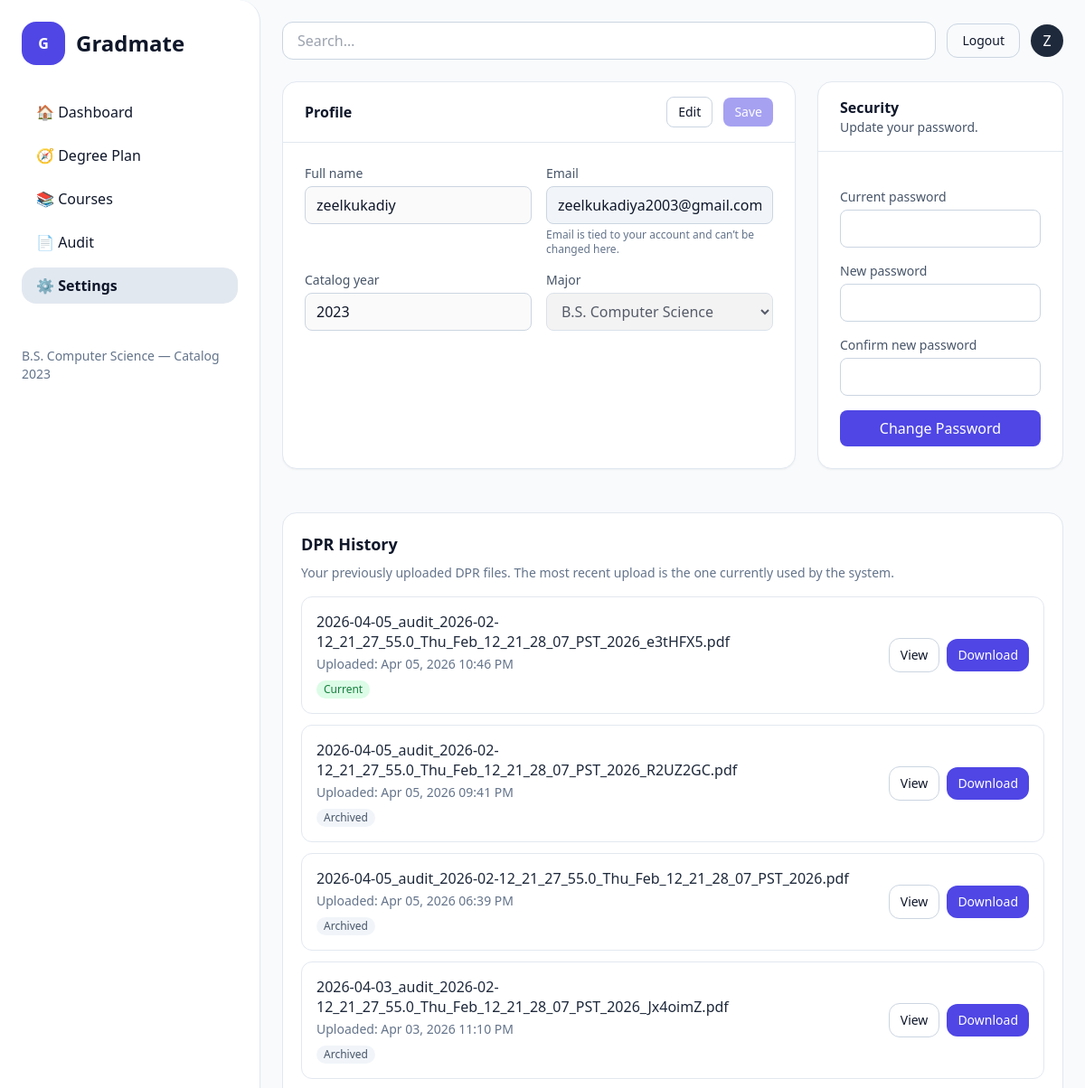
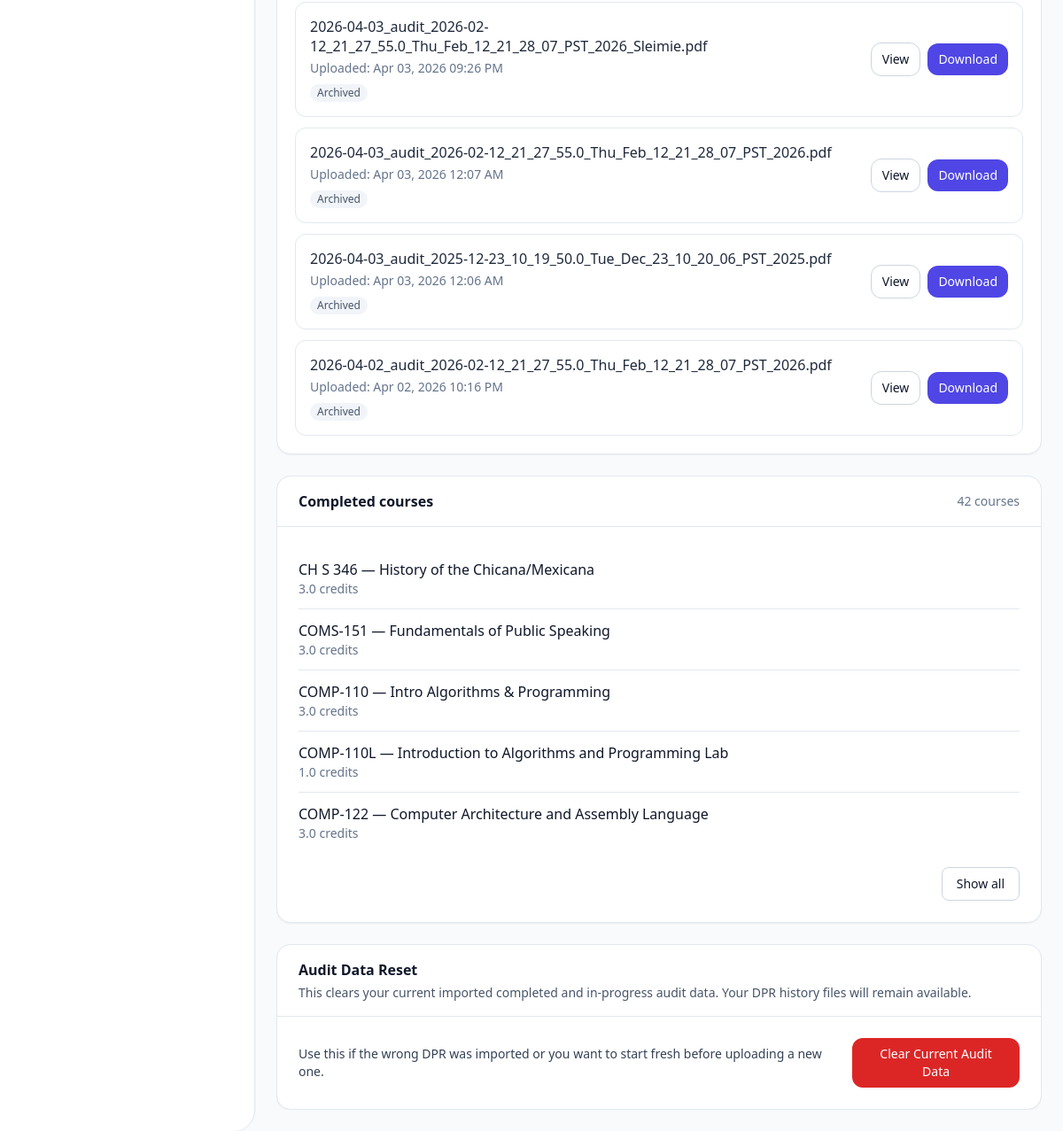
Page /settings/ (signed in) on the earlier database version (2 pictures, top to bottom).
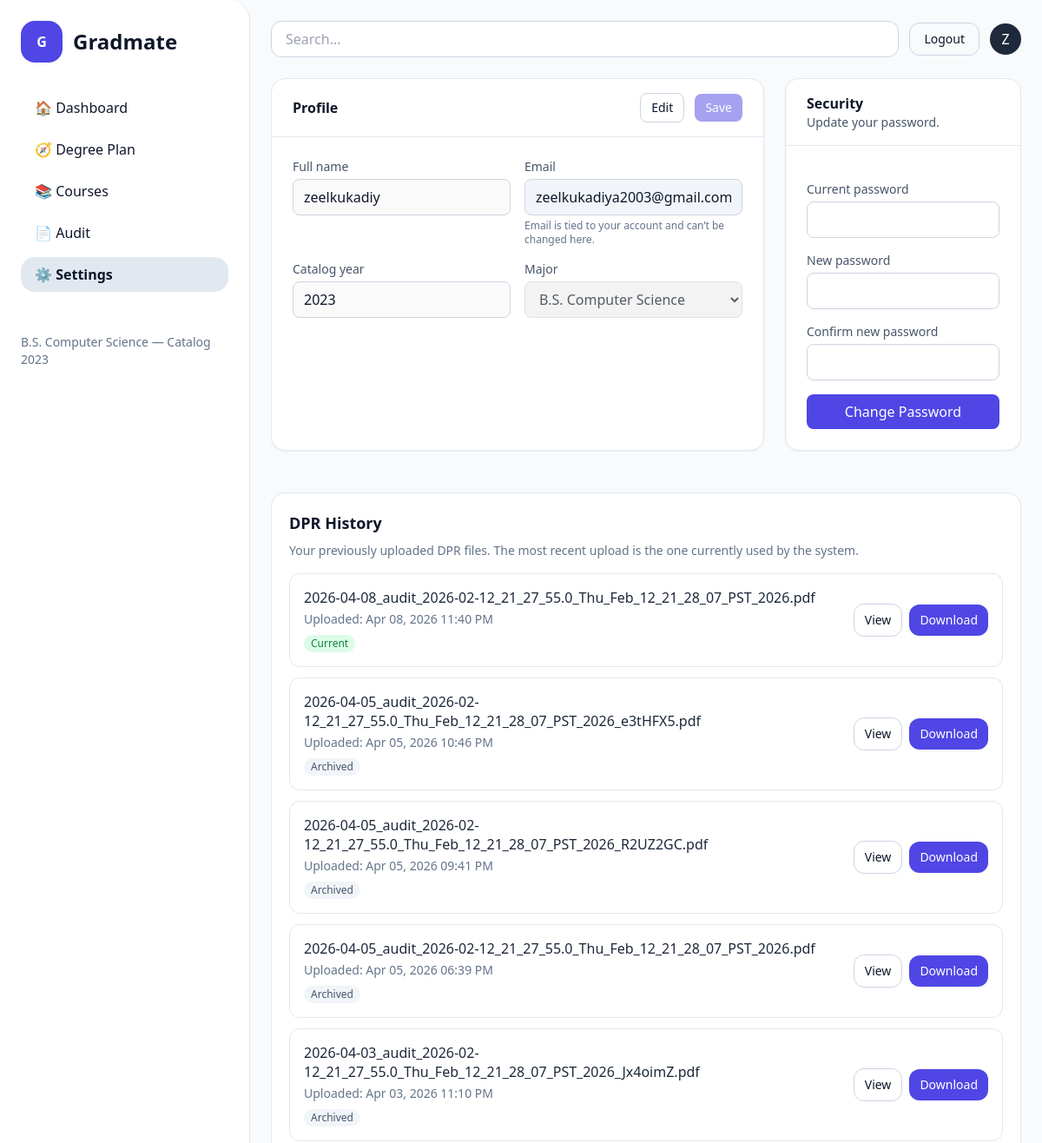
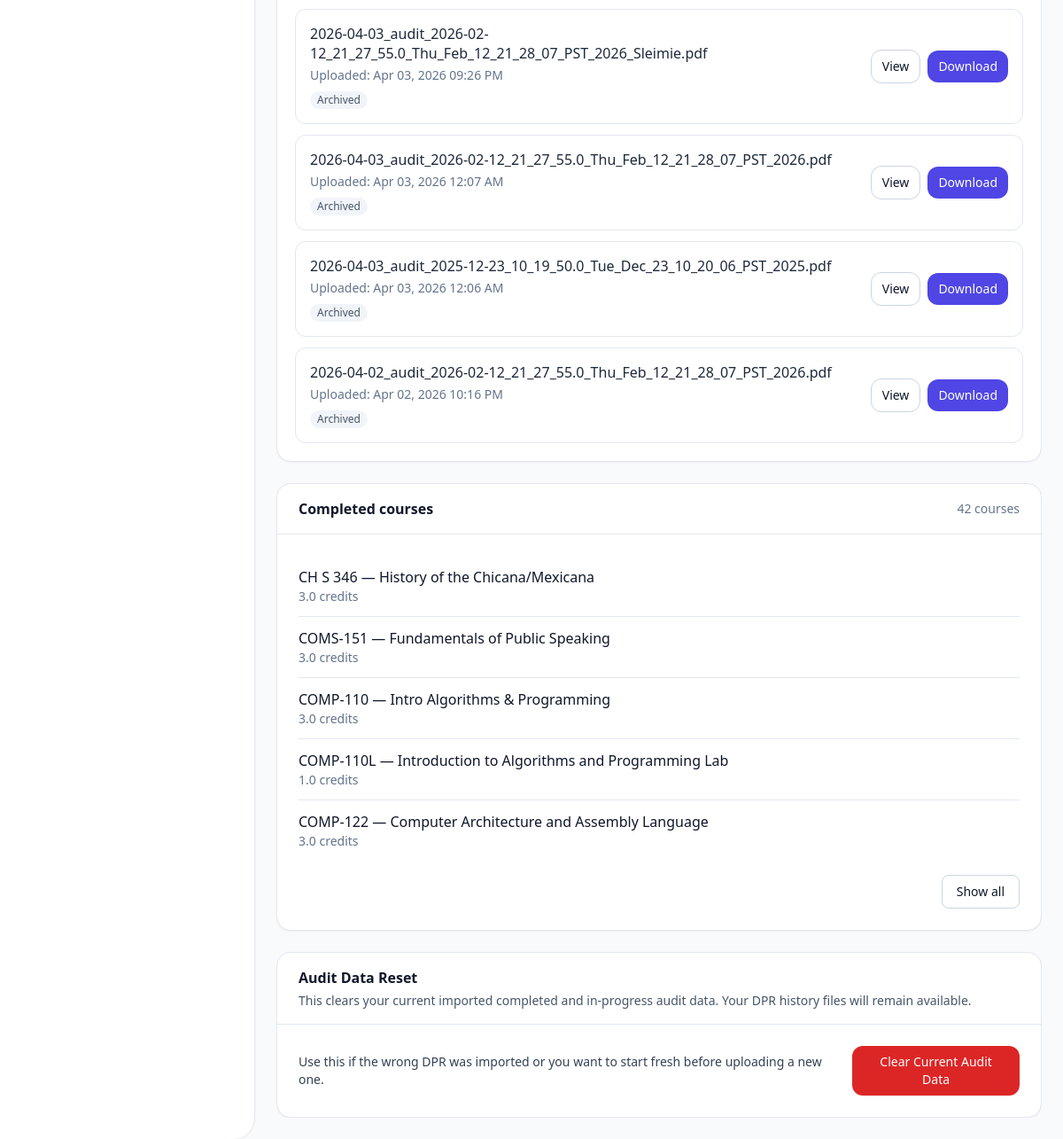
Same page on the later database version (2 pictures, top to bottom).
### users/models.py (models this page shows, shortened)
class DPRUpload(models.Model):
    user = models.ForeignKey(
        settings.AUTH_USER_MODEL,
        on_delete=models.CASCADE,
        related_name="dpr_uploads",
    )
    file = models.FileField(
        upload_to=dpr_upload_path,
        validators=[FileExtensionValidator(["pdf"])],
    )
    uploaded_at = models.DateTimeField(auto_now_add=True)

class CompletedClass(models.Model):
    profile = models.ForeignKey(
        StudentProfile, on_delete=models.CASCADE, related_name="completed_classes"
    )
    course = models.ForeignKey(
        Course, on_delete=models.CASCADE, related_name="completions"
    )
    term = models.CharField(max_length=12, blank=True)
    class Meta:
        unique_together = (("profile", "course"),)

class Course(models.Model):
    program = models.CharField(max_length=32, choices=StudentProfile.PROGRAM_CHOICES)
    catalog_year = models.PositiveSmallIntegerField(
        validators=[MinValueValidator(2000), MaxValueValidator(2100)]
    )
    tags = models.ManyToManyField(
        Tag,
        blank=True,
        related_name="courses",
        help_text="Optional labels like LAB, SUPPORT, GE-QR, etc.",
    )
    code = models.CharField(max_length=16)
    title = models.CharField(max_length=128)
    credits = models.DecimalField(max_digits=4, decimal_places=1, default=3.0)
    subject = models.CharField(max_length=32, blank=True, default="")
    level = models.CharField(max_length=50, null=True, blank=True)
    section = models.CharField(max_length=16, blank=True, default="")
    description = models.TextField(blank=True, default="")
    prerequisites = models.ManyToManyField(
        "self",
        symmetrical=False,
        blank=True,
        related_name="as_prerequisite_for",
    )
    corequisites = models.ManyToManyField(
        "self",
        symmetrical=False,
        blank=True,
        related_name="as_corequisite_for",
    )
    offered_in = models.ManyToManyField(Term, related_name="offerings", blank=True)
    PREREQ_MODES = (
        ("ALL", "All listed are required"),
        ("ANY", "Any one is sufficient"),
    )
    prereq_mode = models.CharField(max_length=3, choices=PREREQ_MODES, default="ALL")
    class Meta:
        unique_together = (("program", "catalog_year", "code"),)
        ordering = ["program", "catalog_year", "code"]

### users/views.py (the view, shortened to what this page needs)
# urls.py: path("settings/", users_views.settings_page, name="settings"),
@profile_required
def settings_page(request):
    profile = request.profile
    submit_kind = request.POST.get("form", "")
    profile_form = ProfileSettingsForm(
        request.user, profile,
        data=(request.POST if submit_kind == "profile" else None)
    )
    pwd_form = PasswordChangeForm(
        request.user,
        data=(request.POST if submit_kind == "password" else None)
    )
    completed_courses = (
        CompletedClass.objects
        .filter(profile=profile)
        .select_related("course")
        .order_by("course__subject", "course__code")
    )
    dpr_history = (
        DPRUpload.objects
        .filter(user=request.user)
        .order_by("-uploaded_at")
    )
    for dpr in dpr_history:
        dpr.display_name = os.path.basename(dpr.file.name or "")
    return render(request, "settings.html", {
        "profile_form": profile_form,
        "pwd_form": pwd_form,
        "profile": profile,
        "completed_courses": completed_courses,
        "dpr_history": dpr_history,
    })

### users/forms.py (shortened to what this page needs)
class ProfileSettingsForm(forms.Form):
    full_name = forms.CharField(label="Full name", max_length=150)
    email = forms.EmailField(label="Email", disabled=True, required=False)
    catalog_year = forms.IntegerField(label="Catalog year", min_value=2000, max_value=2100)
    program = forms.ChoiceField(label="Major", choices=StudentProfile.PROGRAM_CHOICES)
    def __init__(self, user, profile, *args, **kwargs):
        super().__init__(*args, **kwargs)
        full = (user.get_full_name() or "").strip()
        self.fields["full_name"].initial = full if full else (user.username or "")
        self.fields["email"].initial = user.email
        self.fields["email"].disabled = True
        self.fields["catalog_year"].initial = profile.catalog_year
        self.fields["program"].initial = profile.program

### templates/settings.html (shortened to what the changed rows need)
{% extends "base.html" %}
{% block content %}
  <div class="overflow-y-auto" style="max-height: calc(100vh - 96px);">
    <div class="grid grid-cols-1 lg:grid-cols-3 gap-6">
      <section class="lg:col-span-2 bg-white rounded-2xl shadow-sm border border-slate-200">
        <div class="border-b border-slate-200 px-6 py-4 flex items-center justify-between">
          <h2 class="font-semibold">Profile</h2>
        </div>
      </section>
      <section class="bg-white rounded-2xl shadow-sm border border-slate-200">
        <div class="border-b border-slate-200 px-6 py-4">
          <h2 class="font-semibold">Security</h2>
        </div>
      </section>
      <section class="lg:col-span-3 bg-white rounded-2xl shadow-sm border border-slate-200 p-5 mt-6 w-full">
        <h2 class="text-lg font-semibold mb-2">DPR History</h2>
        {% if dpr_history %}
          <div class="space-y-3">
        {% for dpr in dpr_history %}
          <div class="w-full border border-slate-200 rounded-xl p-4">
            <div class="flex flex-col lg:flex-row lg:items-center lg:justify-between gap-4">
          <div class="min-w-0 flex-1">
            <div class="font-medium text-slate-800 break-words leading-snug">
              {{ dpr.display_name }}
            </div>
            <div class="text-sm text-slate-500 mt-1">
              Uploaded: {{ dpr.uploaded_at|date:"M d, Y h:i A" }}
            </div>
            {% if forloop.first %}
              <div class="mt-2 inline-flex items-center rounded-full bg-green-100 text-green-700 px-2 py-0.5 text-xs font-medium">
            Current
              </div>
            {% else %}
              <div class="mt-2 inline-flex items-center rounded-full bg-slate-100 text-slate-600 px-2 py-0.5 text-xs font-medium">
            Archived
              </div>
            {% endif %}
          </div>
          <div class="flex flex-wrap items-center gap-2 shrink-0">
            <a href="{{ dpr.file.url }}" target="_blank"
               class="inline-flex items-center rounded-xl border border-slate-300 px-3 py-2 text-sm hover:bg-slate-50">
              View
            </a>
            <a href="{{ dpr.file.url }}" download
               class="inline-flex items-center rounded-xl bg-indigo-600 px-3 py-2 text-sm text-white hover:bg-indigo-700">
              Download
            </a>
          </div>
            </div>
          </div>
        {% endfor %}
          </div>
        {% else %}
          <p class="text-sm text-slate-500">No DPR uploads yet.</p>
        {% endif %}
      </section>
      <section class="lg:col-span-3 bg-white rounded-2xl shadow-sm border border-slate-200">
        <div class="border-b border-slate-200 px-6 py-4 flex items-center justify-between">
          <h2 class="font-semibold">Completed courses</h2>
        </div>
        <div class="p-6">
          {% if completed_courses %}
        <ul id="completedCoursesList" class="divide-y divide-slate-200">
          {% for cc in completed_courses %}
            <li class="py-3 {% if forloop.counter > 5 %}hidden extra-course{% endif %}">
          <p class="font-medium">
            {{ cc.course.code }} — {{ cc.course.title }}
          </p>
          <p class="text-sm text-slate-500">
            {% if cc.course.credits %}
              {{ cc.course.credits }} credits
            {% endif %}
          </p>
            </li>
          {% endfor %}
        </ul>
          {% else %}
        <p class="text-sm text-slate-500">
          You haven't marked any courses as completed yet.
        </p>
          {% endif %}
        </div>
      </section>
      <section class="lg:col-span-3 bg-white rounded-2xl shadow-sm border border-slate-200">
        <div class="border-b border-slate-200 px-6 py-4">
          <h2 class="font-semibold text-slate-900">Audit Data Reset</h2>
        </div>
      </section>
    </div>
  </div>
{% endblock %}

Differences in the rows shown:
added DPRUpload: display_name "2026-04-08_audit_2026-02-12_21_27_55.0_Thu_Feb_12_21_28_07_PST_2026.pdf", uploaded_at "Apr 08, 2026 11:40 PM", shows "Current"
computed for DPRUpload "2026-04-05_audit_2026-02-12_21_27_55.0_Thu_Feb_12_21_28_07_PST_2026_e3tHFX5.pdf": text "Current" → "Archived"
